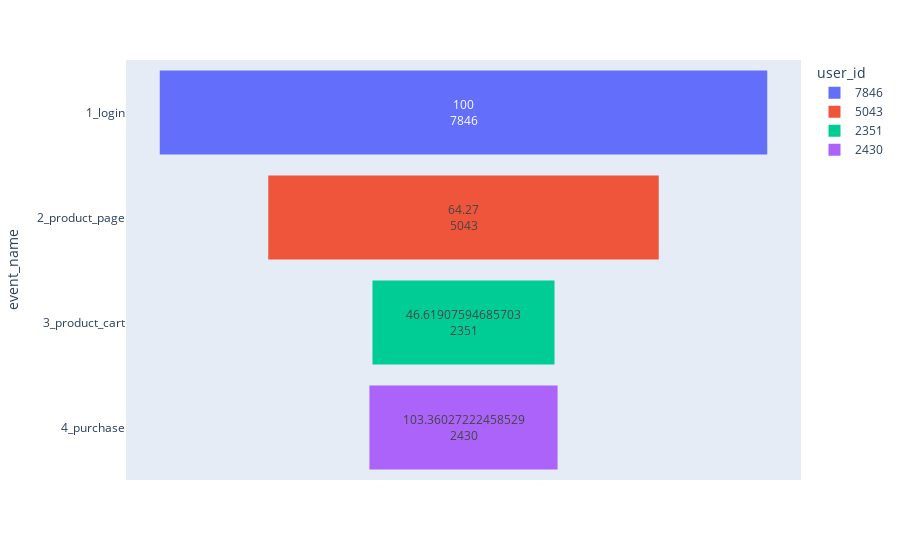

The code cell stored with this chart in its notebook:
### Code cell
embudo_gr = px.funnel(
    embudo_a, 
    x='user_id', 
    y= 'event_name',
    text='tasa_conv',
    color='user_id', 
    )
    
embudo_gr.show()

### Figure 1 — Plotly figure (JSON) as saved in the notebook; plotly's stock layout.template omitted (floating-point values rounded to 4 significant figures)
{"data": [{"hovertemplate": "user_id=%{x}<br>event_name=%{y}<br>tasa_conv=%{text}<extra></extra>", "legendgroup": "7846", "marker": {"color": "#636efa"}, "name": "7846", "orientation": "h", "showlegend": true, "text": [100], "type": "funnel", "x": [7846], "xaxis": "x", "y": ["1_login"], "yaxis": "y"}, {"hovertemplate": "user_id=%{x}<br>event_name=%{y}<br>tasa_conv=%{text}<extra></extra>", "legendgroup": "5043", "marker": {"color": "#EF553B"}, "name": "5043", "orientation": "h", "showlegend": true, "text": [64.27], "type": "funnel", "x": [5043], "xaxis": "x", "y": ["2_product_page"], "yaxis": "y"}, {"hovertemplate": "user_id=%{x}<br>event_name=%{y}<br>tasa_conv=%{text}<extra></extra>", "legendgroup": "2351", "marker": {"color": "#00cc96"}, "name": "2351", "orientation": "h", "showlegend": true, "text": [46.62], "type": "funnel", "x": [2351], "xaxis": "x", "y": ["3_product_cart"], "yaxis": "y"}, {"hovertemplate": "user_id=%{x}<br>event_name=%{y}<br>tasa_conv=%{text}<extra></extra>", "legendgroup": "2430", "marker": {"color": "#ab63fa"}, "name": "2430", "orientation": "h", "showlegend": true, "text": [103.4], "type": "funnel", "x": [2430], "xaxis": "x", "y": ["4_purchase"], "yaxis": "y"}], "layout": {"legend": {"title": {"text": "user_id"}, "tracegroupgap": 0}, "margin": {"t": 60}, "xaxis": {"anchor": "y", "categoryarray": [7846, 5043, 2351, 2430], "categoryorder": "array", "domain": [0, 1], "title": {"text": "user_id"}}, "yaxis": {"anchor": "x", "domain": [0, 1], "title": {"text": "event_name"}}}}
